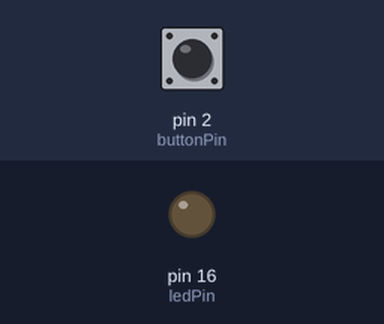
A sketch run on a simulated Arduino Uno, built with avr-gcc and run on an emulated ATmega328P. On the bench: output pins drawn as LEDs (lit = HIGH). Dashed ring = blinking. The inputs (shaded band) are chosen by the test bench; at power-on: pin 2 (buttonPin) LOW.

Above: at 1.2 s.
1.3 s: pin 2 (buttonPin) pulled HIGH for 1 s
At 1.47 s:
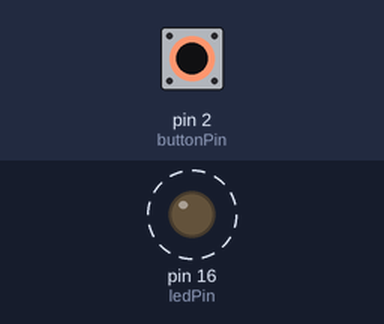
3.8 s: pin 2 (buttonPin) pulled HIGH for 0.15 s
At 4.2 s:
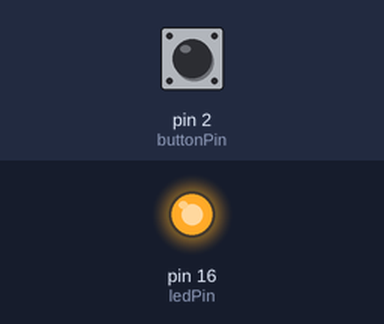
5.4 s: pin 2 (buttonPin) pulled HIGH for 3.2 s
At 9.7 s:
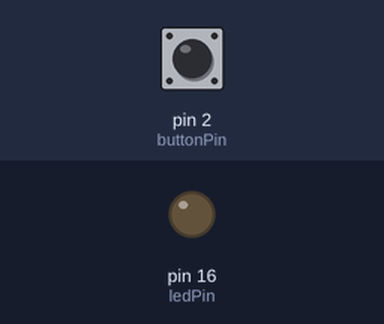
Timing chart, 0 to 11.2 s (numbered marks = the images above; inputs shaded):
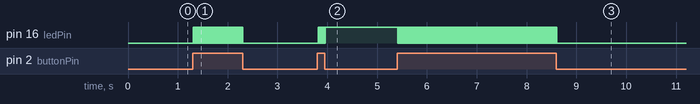

The sketch:

Button.ino
```cpp
// (licence header left out)
// set pin numbers:
const int buttonPin = 2;     // the number of the pushbutton pin
const int ledPin =  16;      // the number of the LED pin

int buttonState = 0; 	// variable for reading the pushbutton status
int status=0;			// update the LED Status

void setup() {
  pinMode(ledPin, OUTPUT);		// initialize the LED pin as an output:
  pinMode(buttonPin, INPUT);	// initialize the pushbutton pin as an input:
}


void loop() {

	  buttonState = digitalRead(buttonPin);	// read the state of the pushbutton value:
	  delay(10);							// To avoid switch bounce case

	  if(buttonState==1)					// check if the pushbutton is pressed.
	  {
		status = !status;					// on every press we are toggling the status
	  }


	 if (status)
	 {
		digitalWrite(ledPin, HIGH);	// turn LED on:
	 }
	 else
	 {
		digitalWrite(ledPin, LOW);	// turn LED off:
	 }
}
```

Measured:
- after the input at 1.3 s, pin 16 (ledPin): alternates HIGH for 0.01 s and LOW for 0.01 s, 100 changes in all, then stays LOW, starting at once
- after the input at 3.8 s, pin 16 (ledPin): alternates HIGH for 0.01 s and LOW for 0.01 s, 15 changes in all, then stays HIGH, starting at once
- after the input at 5.4 s, pin 16 (ledPin): alternates HIGH for 0.01 s and LOW for 0.01 s, 319 changes in all, then stays LOW, starting at once
